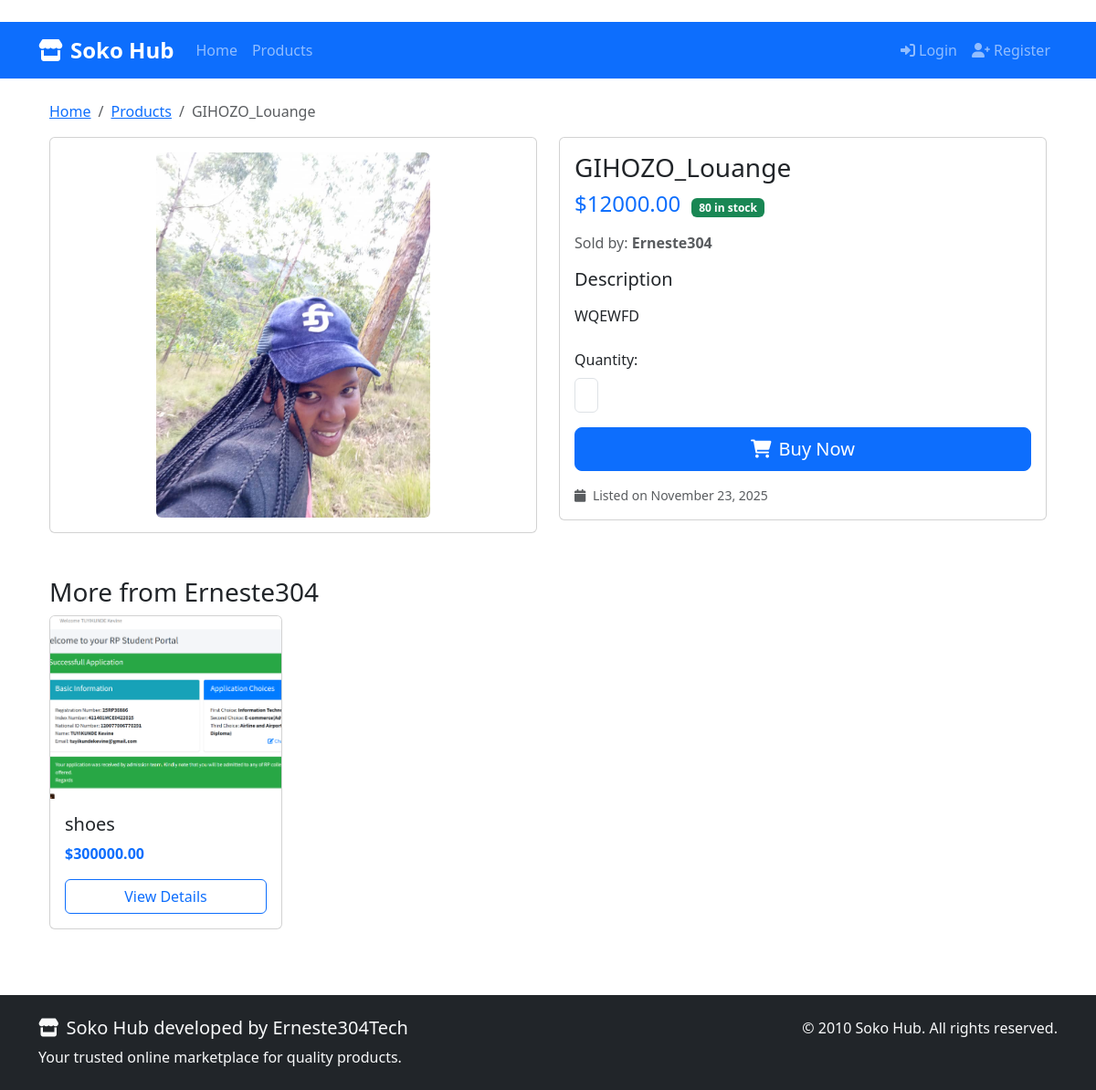
The page /products/1/ on the database as committed earlier.
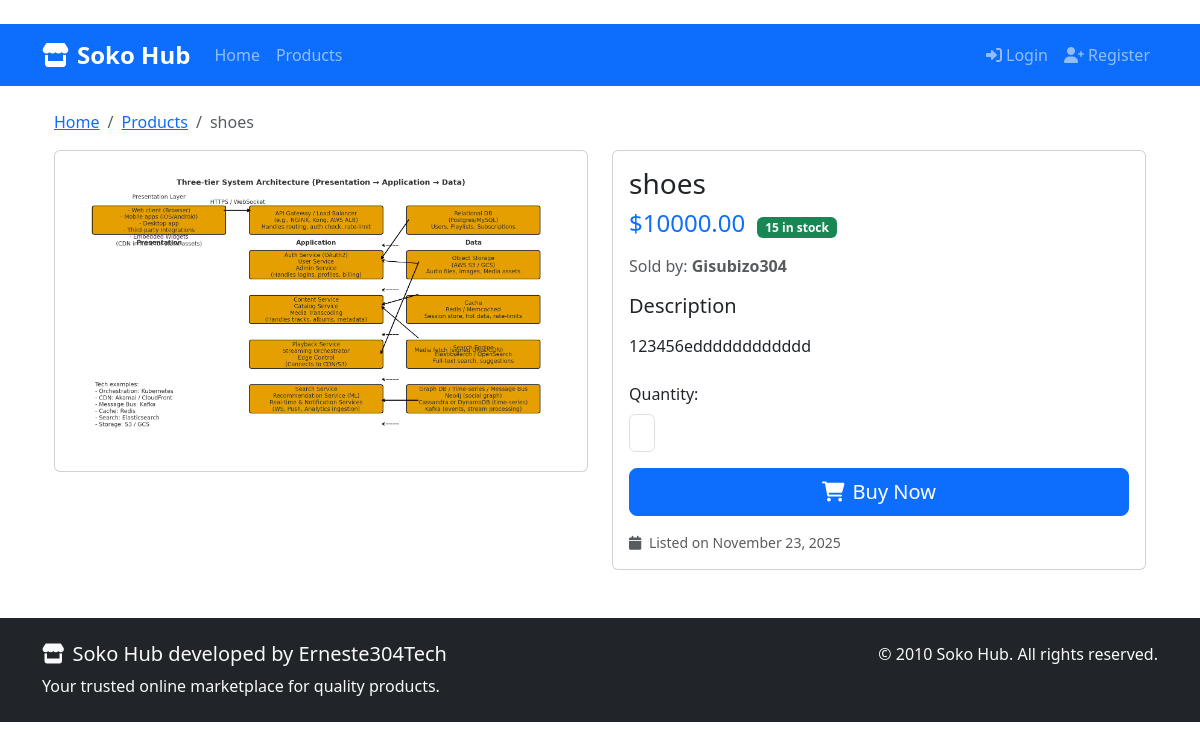
The same page on the database as committed later.
### products/models.py (models this page shows, shortened)
class Product(models.Model):
    STATUS_CHOICES = (
        ('active', 'Active'),
        ('inactive', 'Inactive'),
        ('out_of_stock', 'Out of Stock'),
    )
    uuid = models.UUIDField(default=uuid.uuid4, editable=False, unique=True)
    image = models.ImageField(upload_to='products/', blank=True, null=True)
    image_url = models.URLField(
        max_length=500,
        blank=True,
        null=True,
        validators=[URLValidator()],
        help_text="Optional URL for the product image."
    )
    vendor = models.ForeignKey(
        settings.AUTH_USER_MODEL,
        on_delete=models.CASCADE,
        limit_choices_to={'user_type': 'vendor'},
        related_name='vendor_products'
    )
    name = models.CharField(max_length=255)
    description = models.TextField()
    price = models.DecimalField(
        max_digits=10,
        decimal_places=2,
        validators=[MinValueValidator(0.01)]
    )
    stock = models.PositiveIntegerField(default=0)
    image = models.ImageField(
        upload_to='products/',
        blank=True,
        null=True,
        default='products/default_product.png'
    )
    status = models.CharField(
        max_length=20,
        choices=STATUS_CHOICES,
        default='active'
    )
    created_at = models.DateTimeField(auto_now_add=True)
    updated_at = models.DateTimeField(auto_now=True)
    class Meta:
        ordering = ['-created_at']
    def is_in_stock(self):
        return self.stock > 0 and self.status == 'active'

### accounts/models.py (models this page shows, shortened)
class User(AbstractUser):
    USER_TYPE_CHOICES = (
        ('vendor', 'Vendor'),
        ('customer', 'Customer'),
    )
    user_type = models.CharField(max_length=20,choices=USER_TYPE_CHOICES,default='customer')
    phone = models.CharField(max_length=15, blank=True)
    location = models.CharField(max_length=255, blank=True)
    profile_picture = models.ImageField(upload_to='profile_pics/', blank=True, null=True)
    address = models.TextField(blank=True, help_text="Full delivery address")
    date_of_birth = models.DateField(blank=True, null=True)
    city = models.CharField(max_length=100, blank=True)
    country = models.CharField(max_length=100, blank=True, default='Rwanda')
    email_notifications = models.BooleanField(default=True)
    sms_notifications = models.BooleanField(default=False)
    created_at = models.DateTimeField(auto_now_add=True)
    updated_at = models.DateTimeField(auto_now=True)
    class Meta:
        db_table = 'auth_user'  # This ensures we replace the default User model

### products/views.py (the view)
# urls.py: path('products/<int:product_id>/', views.product_detail, name='product_detail'),
def product_detail(request, product_id):
    try:
        product = get_object_or_404(Product, id=product_id, status='active')
        related_products = Product.objects.filter(
            vendor=product.vendor,
            status='active'
        ).exclude(id=product.id).order_by('-created_at')[:4]
        context = {
            'product': product,
            'related_products': related_products,
            'title': product.name
        }
        return render(request, 'products/product_detail.html', context)
    except Product.DoesNotExist:
        raise Http404("Product does not exist")

### sokohub/context_processors.py (called while the page is built)
def vendor_notifications(request):
    notifications = []
    unread_count = 0
    if request.user.is_authenticated and hasattr(request.user, 'vendor_profile'):
        pass
    return {
        'vendor_notifications': notifications,
        'vendor_unread_notifications_count': unread_count,}

### templates/products/product_detail.html (shortened to what the changed rows need)
﻿{% extends 'base.html' %}
{% block content %}
<div class="container mt-4">
    <nav aria-label="breadcrumb">
        <ol class="breadcrumb">
            <li class="breadcrumb-item"><a href="{% url 'home' %}">Home</a></li>
            <li class="breadcrumb-item"><a href="{% url 'product_list' %}">Products</a></li>
            <li class="breadcrumb-item active">{{ product.name }}</li>
        </ol>
    </nav>
    <div class="row">
        <div class="col-md-6">
            <div class="card">
                <div class="card-body text-center">
                    {% if product.image %}
                    <img src="{{ product.image.url }}" alt="{{ product.name }}"
                         class="img-fluid rounded" style="max-height: 400px;">
                    {% else %}
                    <div class="bg-light rounded d-flex align-items-center justify-content-center"
                         style="height: 300px;">
                        <i class="fas fa-box fa-3x text-muted"></i>
                    </div>
                    <p class="text-muted mt-2">No image available</p>
                    {% endif %}
                </div>
            </div>
        </div>
        <div class="col-md-6">
            <div class="card">
                <div class="card-body">
                    <h1 class="h3">{{ product.name }}</h1>
                    <div class="mb-3">
                        <span class="h4 text-primary">${{ product.price }}</span>
                        <span class="badge {% if product.is_in_stock %}bg-success{% else %}bg-danger{% endif %} ms-2">
                            {% if product.is_in_stock %}{{ product.stock }} in stock{% else %}Out of Stock{% endif %}
                        </span>
                    </div>
                    <div class="mb-3">
                        <p class="text-muted">Sold by: <strong>{{ product.vendor.username }}</strong></p>
                    </div>
                    <div class="mb-4">
                        <h5>Description</h5>
                        <p class="text-muted">{{ product.description|linebreaks }}</p>
                    </div>
                    {% if product.is_in_stock %}
                    <div class="mb-3">
                        <label for="quantity" class="form-label">Quantity:</label>
                        <select class="form-control w-auto" id="quantity">
                        </select>
                    </div>
                    <div class="d-grid gap-2">
                        <a href="{% url 'checkout' product.id %}" class="btn btn-primary btn-lg">
                        </a>
                    </div>
                    {% else %}
                    <div class="d-grid gap-2">
                        <button class="btn btn-secondary btn-lg" disabled>
                            <i class="fas fa-times me-2"></i>Out of Stock
                        </button>
                    </div>
                    {% endif %}
                    <div class="mt-3">
                        <small class="text-muted">
                            <i class="fas fa-calendar me-1"></i>
                            Listed on {{ product.created_at|date:"F d, Y" }}
                        </small>
                    </div>
                </div>
            </div>
        </div>
    </div>
    {% if related_products %}
    <div class="row mt-5">
        <div class="col-12">
            <h3>More from {{ product.vendor.username }}</h3>
            <div class="row">
                {% for related_product in related_products %}
                <div class="col-lg-3 col-md-4 col-sm-6 mb-4">
                    <div class="card product-card h-100">
                        <div class="card-img-top-container" style="height: 200px; overflow: hidden;">
                            {% if related_product.image %}
                            <img src="{{ related_product.image.url }}" class="card-img-top"
                                 alt="{{ related_product.name }}" style="height: 100%; object-fit: cover;">
                            {% else %}
                            <div class="bg-light d-flex align-items-center justify-content-center h-100">
                                <i class="fas fa-box text-muted"></i>
                            </div>
                            {% endif %}
                        </div>
                        <div class="card-body d-flex flex-column">
                            <h5 class="card-title">{{ related_product.name|truncatewords:4 }}</h5>
                            <p class="card-text text-primary fw-bold">${{ related_product.price }}</p>
                            <div class="mt-auto">
                                <a href="{% url 'product_detail' related_product.id %}" class="btn btn-outline-primary w-100">
                                    View Details
                                </a>
                            </div>
                        </div>
                    </div>
                </div>
                {% endfor %}
            </div>
        </div>
    </div>
    {% endif %}
</div>
{% endblock %}

Rows that differ between the two databases and show on the page:
removed Product: image (picture), name "shoes", price "300000.00"
changed Product: name "GIHOZO_Louange" → "shoes"; image: a different picture; price "12000.00" → "10000.00"; stock "80" → "15"; vendor.username "Erneste304" → "Gisubizo304"; description "WQEWFD" → "123456edddddddddddd"; vendor.username "Erneste304" → (not shown)
Other text that changed with them:
text no longer shown: "More from"
